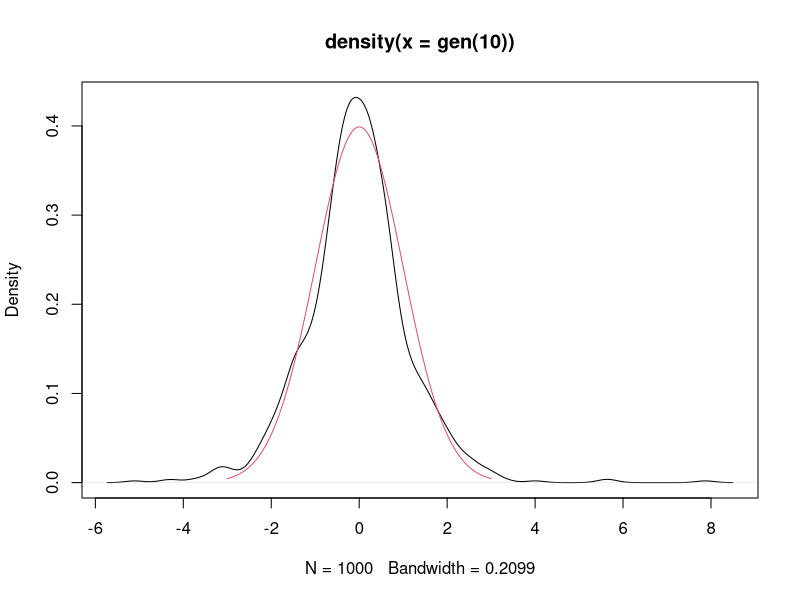
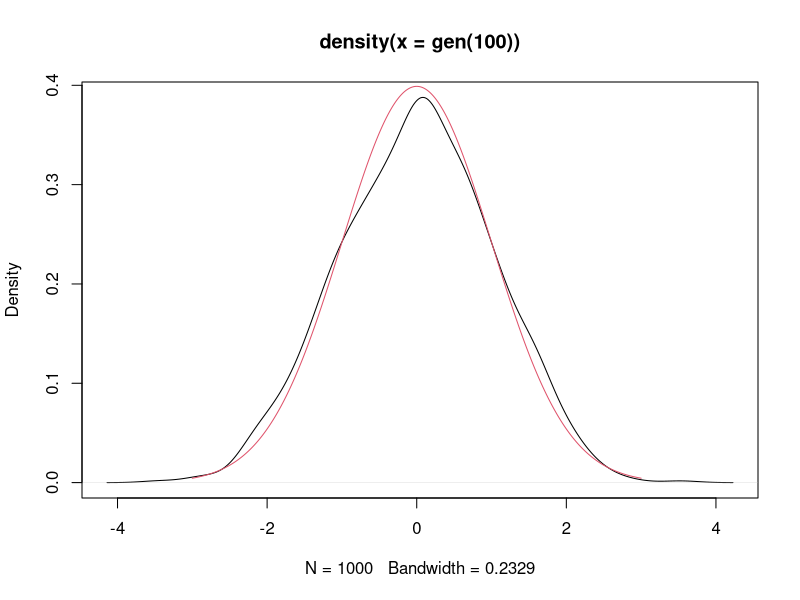
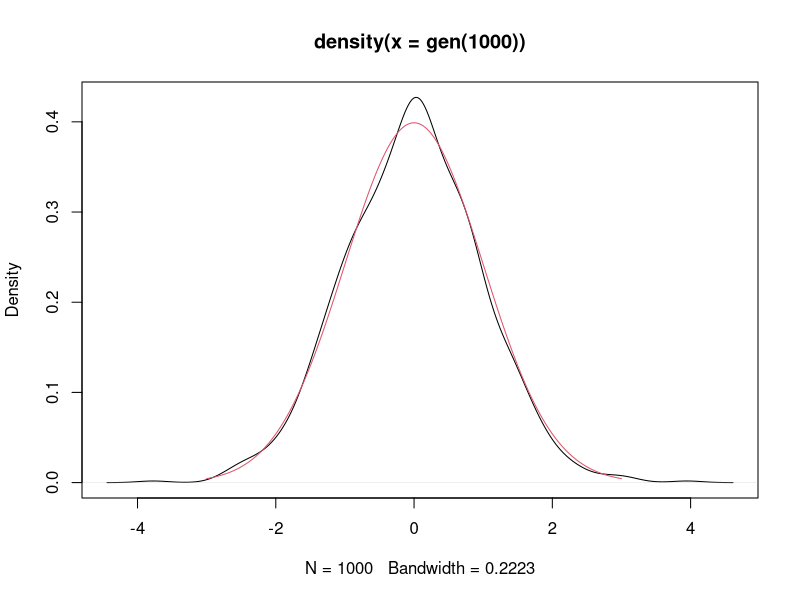
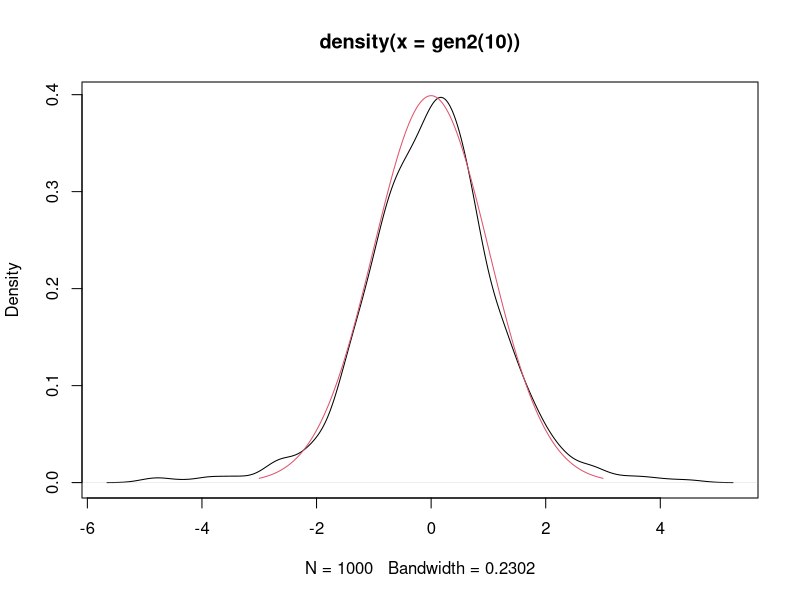
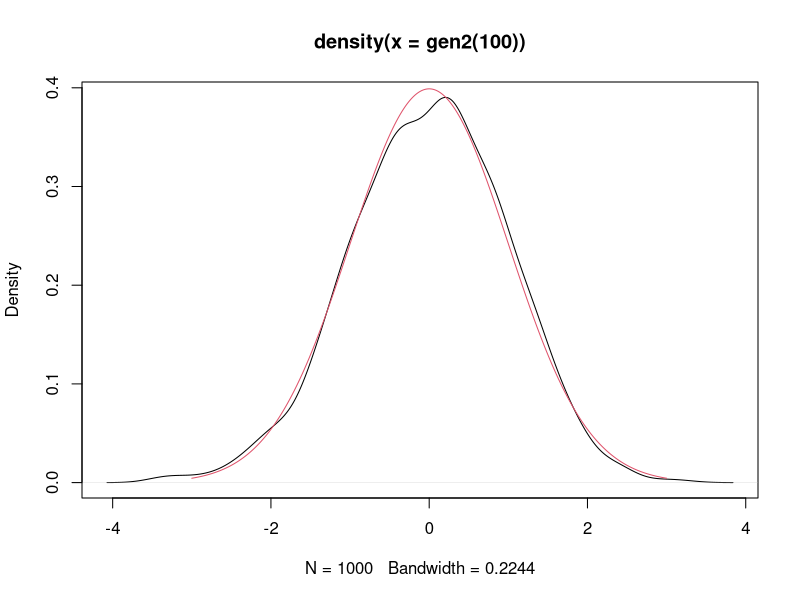
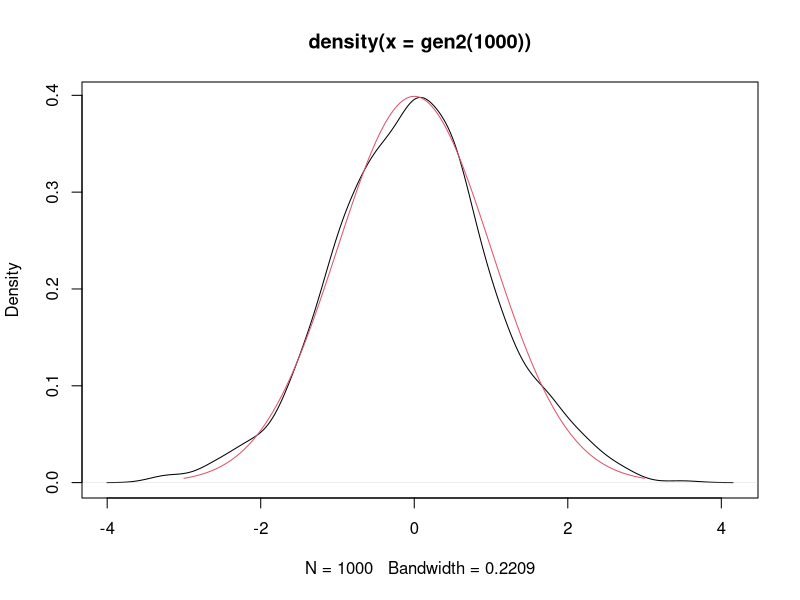

Write R code to recreate these figures, in order.
## ---- chunk 1
gen <- function(n) {
  sapply(1:1000, function(m) {
    x <- rnorm(n)
    sqrt(n)*mean(x)/sd(x)
  })
}
gen2 <- function(n) {
  sapply(1:1000, function(m) {
    x <- runif(n)
    sqrt(n)*(mean(x)-0.5)/sd(x)
  })
}
## ---- chunk 2
xx <- seq(-3,3, by=0.01)
yy <- dnorm(xx)

plot(density(gen(10)))
lines(xx,yy, col = 2)
## ---- chunk 3
plot(density(gen(100)))
lines(xx,yy, col = 2)
## ---- chunk 4
plot(density(gen(1000)))
lines(xx,yy, col = 2)
## ---- chunk 5

plot(density(gen2(10)))
lines(xx,yy, col = 2)
## ---- chunk 6
plot(density(gen2(100)))
lines(xx,yy, col = 2)
## ---- chunk 7
plot(density(gen2(1000)))
lines(xx,yy, col = 2)
